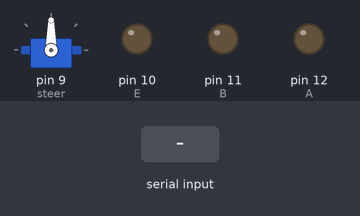
A sketch run on a simulated Arduino Uno, built with avr-gcc and run on an emulated ATmega328P. Parts: servo, output pins drawn as LEDs (lit = HIGH). The inputs (shaded band) are chosen by the test bench. What the sketch prints to the serial monitor is not drawn.

Above: at 1.2 s.
1.3 s: "f" received over Serial
At 2.5 s:
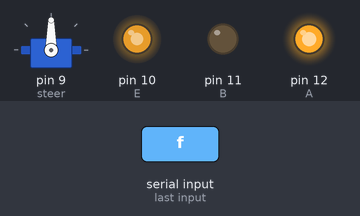
2.8 s: "b" received over Serial
At 3.8 s:
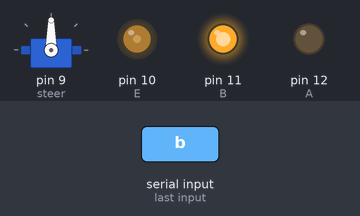
4.3 s: "r" received over Serial
At 5.0 s:
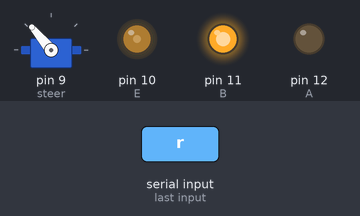
5.8 s: "s" received over Serial
At 6.1 s:
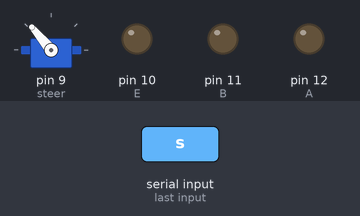
7.3 s: "l" received over Serial
At 8.4 s:
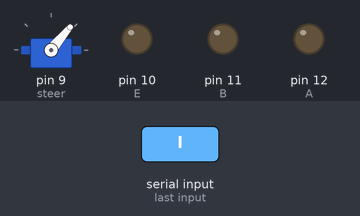
8.8 s: "f" received over Serial
At 9.6 s:
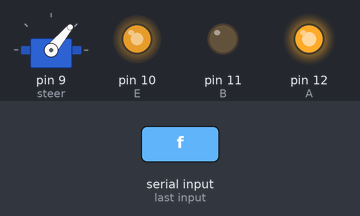
Timing chart, 0 to 11.3 s (numbered marks = the images above; inputs shaded):
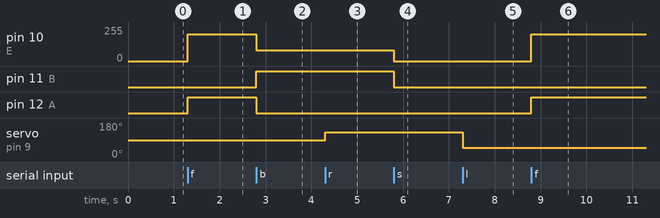

The sketch:

ToArduino.ino
```cpp
#include <Servo.h>

#define A 12
#define B 11
#define E 10

Servo steer;

void setup(){
  pinMode(A, OUTPUT);
  pinMode(B, OUTPUT);
  pinMode(E, OUTPUT);

  Serial.begin(9600);

  steer.attach(9);
}

void loop(){
  if(Serial.available() > 0){
    char command = Serial.read();
    Serial.write(command);

    switch (command){
      case 'f':
        motor(200);
      break;

      case 's':
        motor(0);
      break;

      case 'b':
        motor(-80);
      break;

      case 'r':
        steer.write(130);
      break;

      case 'c':
        steer.write(90);
      break;

      case 'l':
        steer.write(50);
      break;
    }
  }
}


void motor(int speedo){
  if (abs(speedo) > 255){
    halt();
  }
  else if (speedo > 0){
   forward(speedo);
  }
  else if (speedo < 0){
    backward(abs(speedo));
  }
  else if (speedo == 0){
    halt();
  }
}

void forward(int speedo){
  digitalWrite(A, HIGH);
  digitalWrite(B, LOW);
  analogWrite(E, speedo);
}
//backward function
void backward(int speedo){
  digitalWrite(A, LOW);
  digitalWrite(B, HIGH);
  analogWrite(E, speedo);
}
//halt function
void halt(){
  digitalWrite(A, LOW);
  digitalWrite(B, LOW);
  digitalWrite(E, LOW);
}
```

Measured:
- after the input at 1.3 s, pin 10 (E): 0/255 → 200/255 at once; pin 12 (A): LOW → HIGH at once
- after the input at 2.8 s, pin 10 (E): 200/255 → 80/255 at once; pin 11 (B): LOW → HIGH at once; pin 12 (A): HIGH → LOW at once
- after the input at 4.3 s, servo on pin 9 (steer): 90° → 130° at once
- after the input at 5.8 s, pin 10 (E): 80/255 → 0/255 at once; pin 11 (B): HIGH → LOW at once
- after the input at 7.3 s, servo on pin 9 (steer): 130° → 50° at once
- after the input at 8.8 s, pin 10 (E): 0/255 → 200/255 at once; pin 12 (A): LOW → HIGH at once
